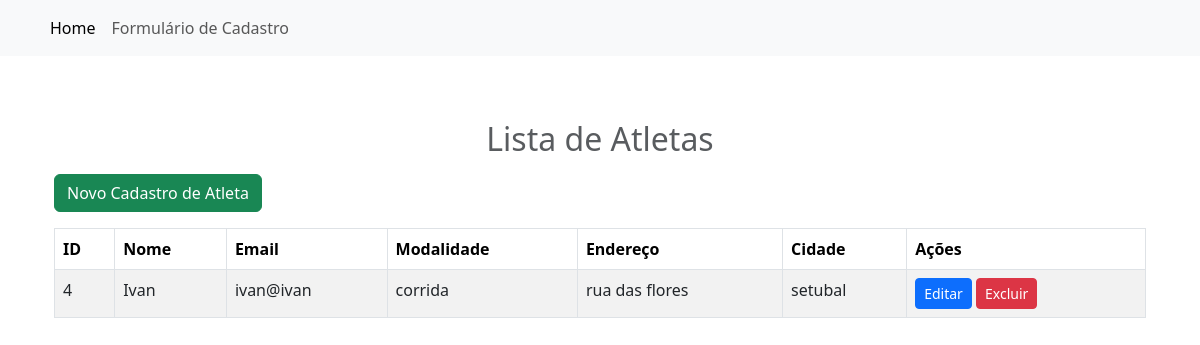
The page /index on the database as committed earlier.
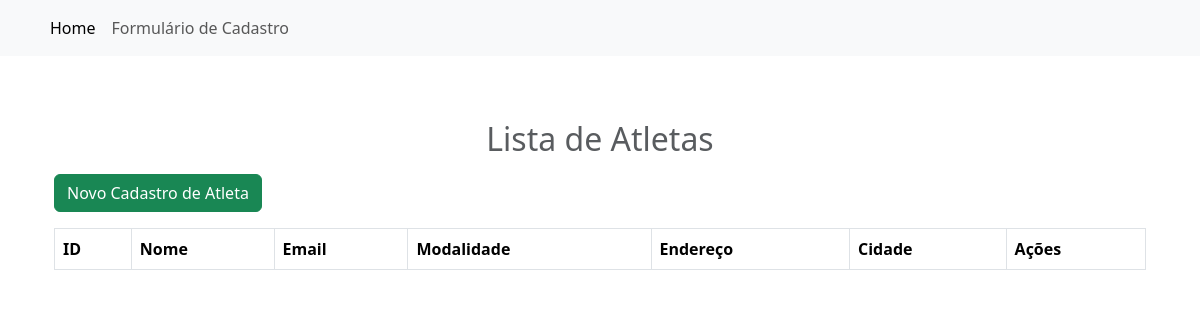
The same page on the database as committed later.
### tables this page shows
CREATE TABLE "USERS" (
    "ID" INTEGER PRIMARY KEY AUTOINCREMENT,
    "NOME" TEXT,
    "EMAIL" TEXT,
    "MODALIDADE" TEXT,
    "ENDERECO" TEXT,
    "CIDADE" TEXT
);

### app.py (the view)
@app.route("/index")
def index():
    with sql.connect("form_db.db") as con:
        con.row_factory = sql.Row
        cur = con.cursor()
        cur.execute("SELECT * FROM users")
        data = cur.fetchall()
    return render_template("index.html", datas=data)

### templates/index.html
{% extends 'layout.html' %}
{% block body %}
<div class="container mt-5">
  <h2 class="text-center text-muted mb-3">Lista de Atletas</h2>
  <p class="text-right"><a href="{{ url_for('add_user') }}" class="btn btn-success"> Novo Cadastro de Atleta</a></p>
  <table class="table table-striped table-bordered">
    <thead>
      <tr>
        <th scope="col">ID</th>
        <th scope="col">Nome</th>
        <th scope="col">Email</th>
        <th scope="col">Modalidade</th>
        <th scope="col">Endereço</th>
        <th scope="col">Cidade</th>
        <th scope="col">Ações</th>
      </tr>
    </thead>
    <tbody>
      {% for row in datas %}
      <tr>
        <td>{{ row['ID'] }}</td>
        <td>{{ row['NOME'] }}</td>
        <td>{{ row['EMAIL'] }}</td>
        <td>{{ row['MODALIDADE'] }}</td>
        <td>{{ row['ENDERECO'] }}</td>
        <td>{{ row['CIDADE'] }}</td>
        <td>
          <a href="{{ url_for('edit_user', id=row['ID']) }}" class="btn btn-primary btn-sm">Editar</a>
          <a href="{{ url_for('delete_user', id=row['ID']) }}" onclick="return confirm('Tem certeza que deseja apagar?')" class="btn btn-danger btn-sm">Excluir</a>
        </td>
      </tr>
     {% endfor %}
    </tbody>
  </table>
</div>
{% endblock %}

### templates/layout.html (shortened to what this page needs)
<!DOCTYPE html>
<html lang="en">
<head>
  <link rel="stylesheet" href="{{ url_for('static', filename='style.css') }}">
  <link href="https://cdn.jsdelivr.net/npm/bootstrap@5.3.0-alpha1/dist/css/bootstrap.min.css" rel="stylesheet">
</head>
<body>
  <nav class="navbar navbar-expand-lg navbar-light bg-light">
    <div class="container">
      <div class="collapse navbar-collapse" id="navbarNav">
        <ul class="navbar-nav">
          <li class="nav-item">
            <a class="nav-link active" aria-current="page" href="{{url_for('index')}}">Home</a>
          </li>
          <li class="nav-item">
            <a class="nav-link" href="{{url_for('add_user')}}">Formulário de Cadastro</a>
          </li>
        </ul>
      </div>
    </div>
  </nav>
  <div class="container pt-3">
    {% block body %}
    {% endblock %}
  </div>
</body>
</html>

### templates/static/style.css (style rules this page uses)
.table { color: white; }
.table thead th { color: black; }

Rows that differ between the two databases and show on the page:
removed USERS: ID "4", NOME "Ivan", EMAIL "ivan@ivan", MODALIDADE "corrida", ENDERECO "rua das flores", CIDADE "setubal"
